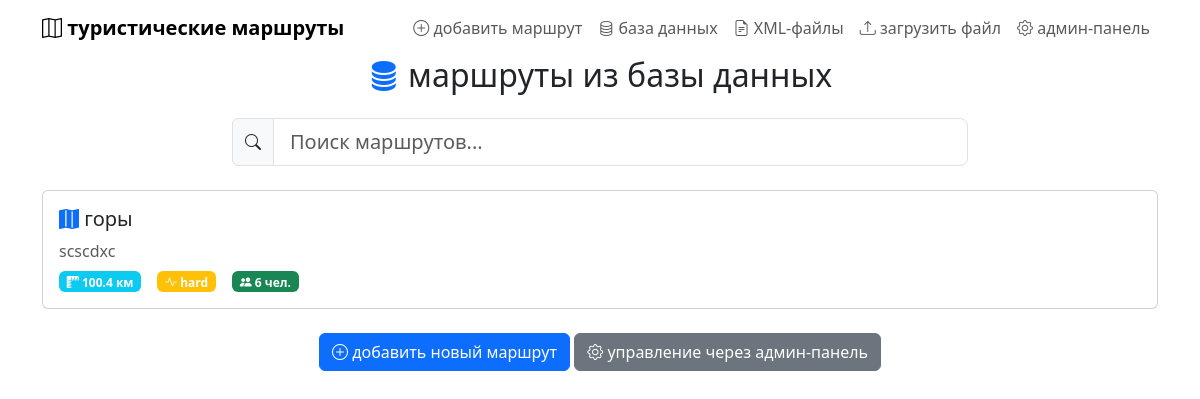
/database/, run on an earlier commit of the app's database.
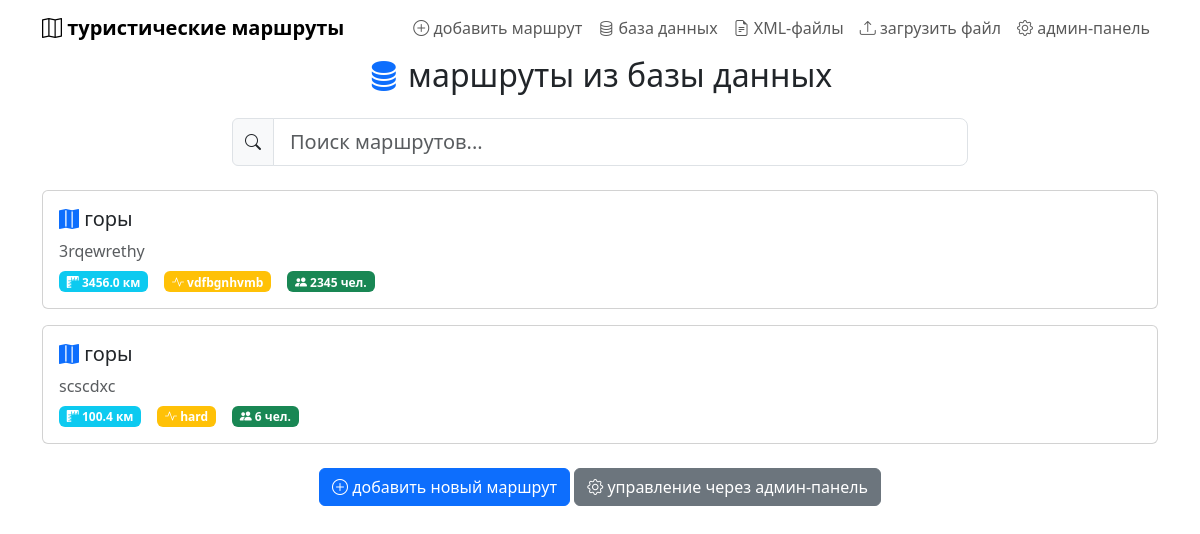
And on a later commit of the database.
### sqliteapp/models.py (models this page shows, shortened)
class TourRoute(models.Model):
    name = models.CharField(max_length=100, verbose_name="Название маршрута")
    description = models.TextField(verbose_name="Описание")
    length_km = models.FloatField(verbose_name="Длина (км)")
    difficulty = models.CharField(max_length=50, verbose_name="Сложность")
    members_count = models.IntegerField(verbose_name="Количество участников")
    created_at = models.DateTimeField(auto_now_add=True, verbose_name="Дата создания")
    updated_at = models.DateTimeField(auto_now=True, verbose_name="Дата обновления")
    class Meta:
        verbose_name = "Туристический маршрут"
        verbose_name_plural = "Туристические маршруты"
        ordering = ['-created_at']
        unique_together = ['name', 'length_km', 'difficulty']

### sqliteapp/views.py (the view)
# urls.py: path('database/', views.list_database, name='list_database'),
def list_database(request):
    search_form = SearchForm()
    routes = TourRoute.objects.all()
    return render(request, 'tour_routes/list_database.html', {
        'routes': routes,
        'search_form': search_form
    })

### sqliteapp/forms.py
class SearchForm(forms.Form):
    query = forms.CharField(
        required=False,
        widget=forms.TextInput(attrs={
            'class': 'form-control',
            'placeholder': 'Поиск маршрутов...',
            'id': 'search-input'
        })
    )

### sqliteapp/templates/tour_routes/list_database.html (shortened to what this page needs)
{% extends 'tour_routes/base.html' %}
{% block content %}
<h2 class="mb-4 text-center">
    <i class="bi bi-database-fill text-primary"></i>
    маршруты из базы данных
</h2>
<div class="row mb-4">
    <div class="col-md-8 mx-auto">
        <div class="input-group">
            <span class="input-group-text">
                <i class="bi bi-search"></i>
            </span>
            <input type="text" id="search-input" class="form-control form-control-lg"
                   placeholder="Поиск маршрутов...">
        </div>
    </div>
</div>
<div id="routes-container">
    {% if routes %}
        {% for route in routes %}
            <div class="card route-card mb-3">
                <div class="card-body">
                    <div class="row align-items-center">
                        <div class="col-md-8">
                            <h5 class="card-title mb-2">
                                <i class="bi bi-map-fill text-primary"></i>
                                {{ route.name }}
                            </h5>
                            <p class="card-text text-muted mb-2">{{ route.description }}</p>
                            <div class="d-flex gap-3 flex-wrap">
                                <span class="badge bg-info">
                                    <i class="bi bi-rulers"></i> {{ route.length_km }} км
                                </span>
                                <span class="badge bg-warning">
                                    <i class="bi bi-activity"></i> {{ route.difficulty }}
                                </span>
                                <span class="badge bg-success">
                                    <i class="bi bi-people-fill"></i> {{ route.members_count }} чел.
                                </span>
                            </div>
                        </div>
                    </div>
                </div>
            </div>
        {% endfor %}
    {% else %}
        <div class="alert alert-info text-center">
            <i class="bi bi-info-circle"></i>
            записей в базе данных нет.
            <a href="{% url 'add_route' %}" class="alert-link">добавить первый маршрут</a>
        </div>
    {% endif %}
</div>
<div class="text-center mt-4">
    <a href="{% url 'add_route' %}" class="btn btn-primary btn-custom">
        <i class="bi bi-plus-circle"></i> добавить новый маршрут
    </a>
    <a href="/admin/" target="_blank" class="btn btn-secondary btn-custom">
        <i class="bi bi-gear"></i> управление через админ-панель
    </a>
</div>
{% endblock %}

### sqliteapp/templates/tour_routes/base.html (shortened to what this page needs)
<!DOCTYPE html>
<html lang="ru">
<head>
    <link href="https://cdn.jsdelivr.net/npm/bootstrap@5.3.0/dist/css/bootstrap.min.css" rel="stylesheet">
    <link rel="stylesheet" href="https://cdn.jsdelivr.net/npm/bootstrap-icons@1.10.0/font/bootstrap-icons.css">
</head>
<body>
    <nav class="navbar navbar-expand-lg navbar-light">
        <div class="container">
            <a class="navbar-brand fw-bold" href="{% url 'index' %}">
                <i class="bi bi-map"></i> туристические маршруты
            </a>
            <div class="collapse navbar-collapse" id="navbarNav">
                <ul class="navbar-nav ms-auto">
                    <li class="nav-item">
                        <a class="nav-link" href="{% url 'add_route' %}">
                            <i class="bi bi-plus-circle"></i> добавить маршрут
                        </a>
                    </li>
                    <li class="nav-item">
                        <a class="nav-link" href="{% url 'list_database' %}">
                            <i class="bi bi-database"></i> база данных
                        </a>
                    </li>
                    <li class="nav-item">
                        <a class="nav-link" href="{% url 'list_files' %}">
                            <i class="bi bi-file-earmark-text"></i> XML-файлы
                        </a>
                    </li>
                    <li class="nav-item">
                        <a class="nav-link" href="{% url 'upload_file' %}">
                            <i class="bi bi-upload"></i> загрузить файл
                        </a>
                    </li>
                    <li class="nav-item">
                        <a class="nav-link" href="/admin/" target="_blank">
                            <i class="bi bi-gear"></i> админ-панель
                        </a>
                    </li>
                </ul>
            </div>
        </div>
    </nav>
    <div class="container">
        <div class="content-card">
            {% block content %}{% endblock %}
        </div>
    </div>
</body>
</html>

What changed in the data, as far as the page shows it:
added TourRoute: name "горы", description "3rqewrethy", length_km "3456.0", difficulty "vdfbgnhvmb", members_count "2345"
